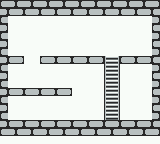

This game map was drawn from its Tiled (.tmx) file and the tilesets committed beside it. A one-line description and the trimmed map source follow:
An orthogonal 20x18 tile map with 8x8 px tiles, 1 tile layer (Tile Layer 1) and 10 objects (4x Fire, Bomb, Door, Cat, Ladder, ...).

<map version="1.0" orientation="orthogonal" width="20" height="18" tilewidth="8" tileheight="8">
 <properties>
  <property name="time" value="300" />
 </properties>
 <tileset firstgid="1" name="basic" tilewidth="8" tileheight="8">
  <image source="tilesbasic.png" trans="ff00ff" width="160" height="32" />
 </tileset>
 <layer name="Tile Layer 1" width="20" height="18">
  <data>[360 cells, 360 non-empty, 5 distinct tile ids]</data>
 </layer>
 <objectgroup name="Object Layer 1" width="20" height="18">
  <object name="Fire" type="Fire" x="136" y="40" width="16" height="16" />
  <object name="Bomb" type="Bomb" x="48" y="80">
   <properties>
    <property name="active" value="0" />
   </properties>
  </object>
  <object name="Door" type="Door" x="40" y="32" width="24" height="24" />
  <object name="Cat" type="Cat" x="32" y="112" />
  <object name="Ladder" type="Ladder" x="104" y="56" width="16" height="64" />
  <object name="Lock" x="72" y="40" width="16" height="16" />
  <object name="Key" x="56" y="104" width="16" height="16" />
  <object name="Fire" type="Fire" x="136" y="104" width="16" height="16" />
  <object name="Fire" type="Fire" x="8" y="104" width="16" height="16" />
  <object name="Fire" type="Fire" x="8" y="40" width="16" height="16" />
 </objectgroup>
</map>